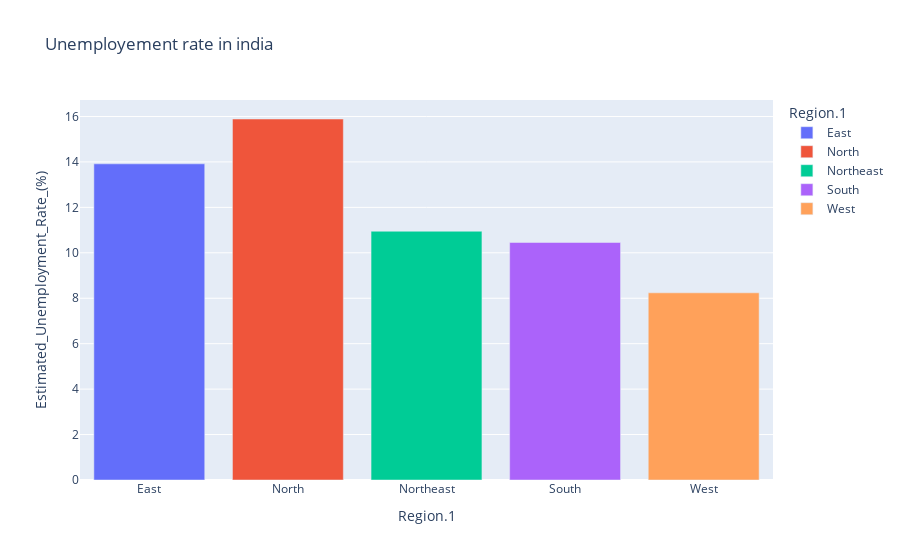

This figure's notebook cell:
### Code cell
px.bar(unemp_dir,
      x = unemp_dir['Region.1'],
      y = unemp_dir['Estimated_Unemployment_Rate_(%)'],
      color = 'Region.1',
      title = 'Unemployement rate in india')

### Figure 1 — Plotly figure (JSON) as saved in the notebook; plotly's stock layout.template omitted (floating-point values rounded to 4 significant figures)
{"data": [{"alignmentgroup": "True", "hovertemplate": "Region.1=%{x}<br>Estimated_Unemployment_Rate_(%)=%{y}<extra></extra>", "legendgroup": "East", "marker": {"color": "#636efa", "pattern": {"shape": ""}}, "name": "East", "offsetgroup": "East", "orientation": "v", "showlegend": true, "textposition": "auto", "type": "bar", "x": ["East"], "xaxis": "x", "y": [13.92], "yaxis": "y"}, {"alignmentgroup": "True", "hovertemplate": "Region.1=%{x}<br>Estimated_Unemployment_Rate_(%)=%{y}<extra></extra>", "legendgroup": "North", "marker": {"color": "#EF553B", "pattern": {"shape": ""}}, "name": "North", "offsetgroup": "North", "orientation": "v", "showlegend": true, "textposition": "auto", "type": "bar", "x": ["North"], "xaxis": "x", "y": [15.89], "yaxis": "y"}, {"alignmentgroup": "True", "hovertemplate": "Region.1=%{x}<br>Estimated_Unemployment_Rate_(%)=%{y}<extra></extra>", "legendgroup": "Northeast", "marker": {"color": "#00cc96", "pattern": {"shape": ""}}, "name": "Northeast", "offsetgroup": "Northeast", "orientation": "v", "showlegend": true, "textposition": "auto", "type": "bar", "x": ["Northeast"], "xaxis": "x", "y": [10.95], "yaxis": "y"}, {"alignmentgroup": "True", "hovertemplate": "Region.1=%{x}<br>Estimated_Unemployment_Rate_(%)=%{y}<extra></extra>", "legendgroup": "South", "marker": {"color": "#ab63fa", "pattern": {"shape": ""}}, "name": "South", "offsetgroup": "South", "orientation": "v", "showlegend": true, "textposition": "auto", "type": "bar", "x": ["South"], "xaxis": "x", "y": [10.45], "yaxis": "y"}, {"alignmentgroup": "True", "hovertemplate": "Region.1=%{x}<br>Estimated_Unemployment_Rate_(%)=%{y}<extra></extra>", "legendgroup": "West", "marker": {"color": "#FFA15A", "pattern": {"shape": ""}}, "name": "West", "offsetgroup": "West", "orientation": "v", "showlegend": true, "textposition": "auto", "type": "bar", "x": ["West"], "xaxis": "x", "y": [8.239], "yaxis": "y"}], "layout": {"barmode": "relative", "legend": {"title": {"text": "Region.1"}, "tracegroupgap": 0}, "title": {"text": "Unemployement rate in india"}, "xaxis": {"anchor": "y", "categoryarray": ["East", "North", "Northeast", "South", "West"], "categoryorder": "array", "domain": [0, 1], "title": {"text": "Region.1"}}, "yaxis": {"anchor": "x", "domain": [0, 1], "title": {"text": "Estimated_Unemployment_Rate_(%)"}}}}
